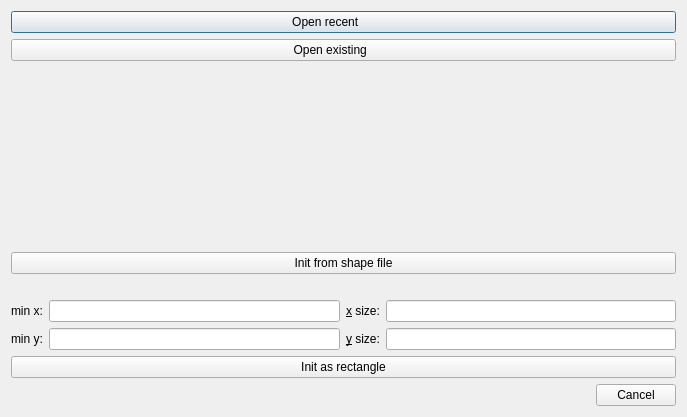
<?xml version="1.0" encoding="UTF-8"?>
<ui version="4.0">
 <class>InitDialog</class>
 <widget class="QDialog" name="InitDialog">
  <property name="windowModality">
   <enum>Qt::ApplicationModal</enum>
  </property>
  <property name="geometry">
   <rect>
    <x>0</x>
    <y>0</y>
    <width>687</width>
    <height>417</height>
   </rect>
  </property>
  <property name="sizePolicy">
   <sizepolicy hsizetype="Fixed" vsizetype="Fixed">
    <horstretch>0</horstretch>
    <verstretch>0</verstretch>
   </sizepolicy>
  </property>
  <property name="windowTitle">
   <string>Initialize work area from:</string>
  </property>
  <property name="windowIcon">
   <iconset resource="../../../gm_base/resources/geomop_resources.qrc">
    <normaloff>:/newPrefix/icons/geomop-color-edit.svg</normaloff>:/newPrefix/icons/geomop-color-edit.svg</iconset>
  </property>
  <layout class="QVBoxLayout" name="verticalLayout">
   <item>
    <widget class="QPushButton" name="open_recent_button">
     <property name="text">
      <string>Open recent           </string>
     </property>
     <property name="icon">
      <iconset resource="../../../gm_base/resources/geomop_resources.qrc">
       <normaloff>:/newPrefix/icons/folder_24.png</normaloff>:/newPrefix/icons/folder_24.png</iconset>
     </property>
    </widget>
   </item>
   <item>
    <widget class="QPushButton" name="open_existing_button">
     <property name="text">
      <string>Open existing        </string>
     </property>
     <property name="icon">
      <iconset resource="../../../gm_base/resources/geomop_resources.qrc">
       <normaloff>:/newPrefix/icons/folder_24.png</normaloff>:/newPrefix/icons/folder_24.png</iconset>
     </property>
    </widget>
   </item>
   <item>
    <spacer name="verticalSpacer_2">
     <property name="orientation">
      <enum>Qt::Vertical</enum>
     </property>
     <property name="sizeType">
      <enum>QSizePolicy::MinimumExpanding</enum>
     </property>
     <property name="sizeHint" stdset="0">
      <size>
       <width>20</width>
       <height>100</height>
      </size>
     </property>
    </spacer>
   </item>
   <item>
    <widget class="QPushButton" name="from_shape_button">
     <property name="text">
      <string>Init from shape file</string>
     </property>
     <property name="icon">
      <iconset resource="../../../gm_base/resources/geomop_resources.qrc">
       <normaloff>:/newPrefix/icons/folder_24.png</normaloff>:/newPrefix/icons/folder_24.png</iconset>
     </property>
    </widget>
   </item>
   <item>
    <layout class="QGridLayout" name="gridLayout_3">
     <item row="0" column="1">
      <spacer name="horizontalSpacer">
       <property name="orientation">
        <enum>Qt::Horizontal</enum>
       </property>
       <property name="sizeHint" stdset="0">
        <size>
         <width>40</width>
         <height>20</height>
        </size>
       </property>
      </spacer>
     </item>
    </layout>
   </item>
   <item>
    <layout class="QHBoxLayout" name="horizontalLayout_4">
     <item>
      <layout class="QGridLayout" name="gridLayout">
       <item row="1" column="2">
        <widget class="QLineEdit" name="min_x_lineedit">
         <property name="placeholderText">
          <string/>
         </property>
        </widget>
       </item>
       <item row="3" column="6">
        <widget class="QLineEdit" name="size_y_lineedit"/>
       </item>
       <item row="3" column="0">
        <widget class="QLabel" name="label_5">
         <property name="text">
          <string>min y:</string>
         </property>
         <property name="buddy">
          <cstring>min_y_lineedit</cstring>
         </property>
        </widget>
       </item>
       <item row="1" column="0">
        <widget class="QLabel" name="label_3">
         <property name="text">
          <string>min x:</string>
         </property>
         <property name="buddy">
          <cstring>min_x_lineedit</cstring>
         </property>
        </widget>
       </item>
       <item row="3" column="2">
        <widget class="QLineEdit" name="min_y_lineedit"/>
       </item>
       <item row="1" column="4">
        <widget class="QLabel" name="label_4">
         <property name="text">
          <string>&amp;x size:</string>
         </property>
         <property name="buddy">
          <cstring>size_x_lineedit</cstring>
         </property>
        </widget>
       </item>
       <item row="3" column="4">
        <widget class="QLabel" name="label_6">
         <property name="text">
          <string>&amp;y size:</string>
         </property>
         <property name="buddy">
          <cstring>size_y_lineedit</cstring>
         </property>
        </widget>
       </item>
       <item row="1" column="6">
        <widget class="QLineEdit" name="size_x_lineedit"/>
       </item>
      </layout>
     </item>
    </layout>
   </item>
   <item>
    <layout class="QGridLayout" name="gridLayout_4">
     <item row="0" column="1">
      <widget class="QPushButton" name="from_coords_button">
       <property name="text">
        <string>Init as rectangle</string>
       </property>
      </widget>
     </item>
    </layout>
   </item>
   <item>
    <layout class="QHBoxLayout" name="horizontalLayout">
     <item>
      <spacer name="horizontalSpacer_2">
       <property name="orientation">
        <enum>Qt::Horizontal</enum>
       </property>
       <property name="sizeHint" stdset="0">
        <size>
         <width>40</width>
         <height>20</height>
        </size>
       </property>
      </spacer>
     </item>
     <item>
      <widget class="QPushButton" name="pushButton">
       <property name="text">
        <string>Cancel</string>
       </property>
      </widget>
     </item>
    </layout>
   </item>
  </layout>
 </widget>
 <tabstops>
  <tabstop>min_x_lineedit</tabstop>
  <tabstop>min_y_lineedit</tabstop>
  <tabstop>size_x_lineedit</tabstop>
  <tabstop>size_y_lineedit</tabstop>
 </tabstops>
 <resources>
  <include location="../../../gm_base/resources/geomop_resources.qrc"/>
 </resources>
 <connections>
  <connection>
   <sender>open_existing_button</sender>
   <signal>clicked()</signal>
   <receiver>InitDialog</receiver>
   <slot>accept()</slot>
   <hints>
    <hint type="sourcelabel">
     <x>222</x>
     <y>23</y>
    </hint>
    <hint type="destinationlabel">
     <x>502</x>
     <y>315</y>
    </hint>
   </hints>
  </connection>
  <connection>
   <sender>open_recent_button</sender>
   <signal>clicked()</signal>
   <receiver>InitDialog</receiver>
   <slot>accept()</slot>
   <hints>
    <hint type="sourcelabel">
     <x>424</x>
     <y>25</y>
    </hint>
    <hint type="destinationlabel">
     <x>484</x>
     <y>346</y>
    </hint>
   </hints>
  </connection>
  <connection>
   <sender>from_shape_button</sender>
   <signal>clicked()</signal>
   <receiver>InitDialog</receiver>
   <slot>accept()</slot>
   <hints>
    <hint type="sourcelabel">
     <x>135</x>
     <y>173</y>
    </hint>
    <hint type="destinationlabel">
     <x>293</x>
     <y>329</y>
    </hint>
   </hints>
  </connection>
  <connection>
   <sender>from_coords_button</sender>
   <signal>clicked()</signal>
   <receiver>InitDialog</receiver>
   <slot>accept()</slot>
   <hints>
    <hint type="sourcelabel">
     <x>83</x>
     <y>295</y>
    </hint>
    <hint type="destinationlabel">
     <x>258</x>
     <y>370</y>
    </hint>
   </hints>
  </connection>
 </connections>
</ui>
